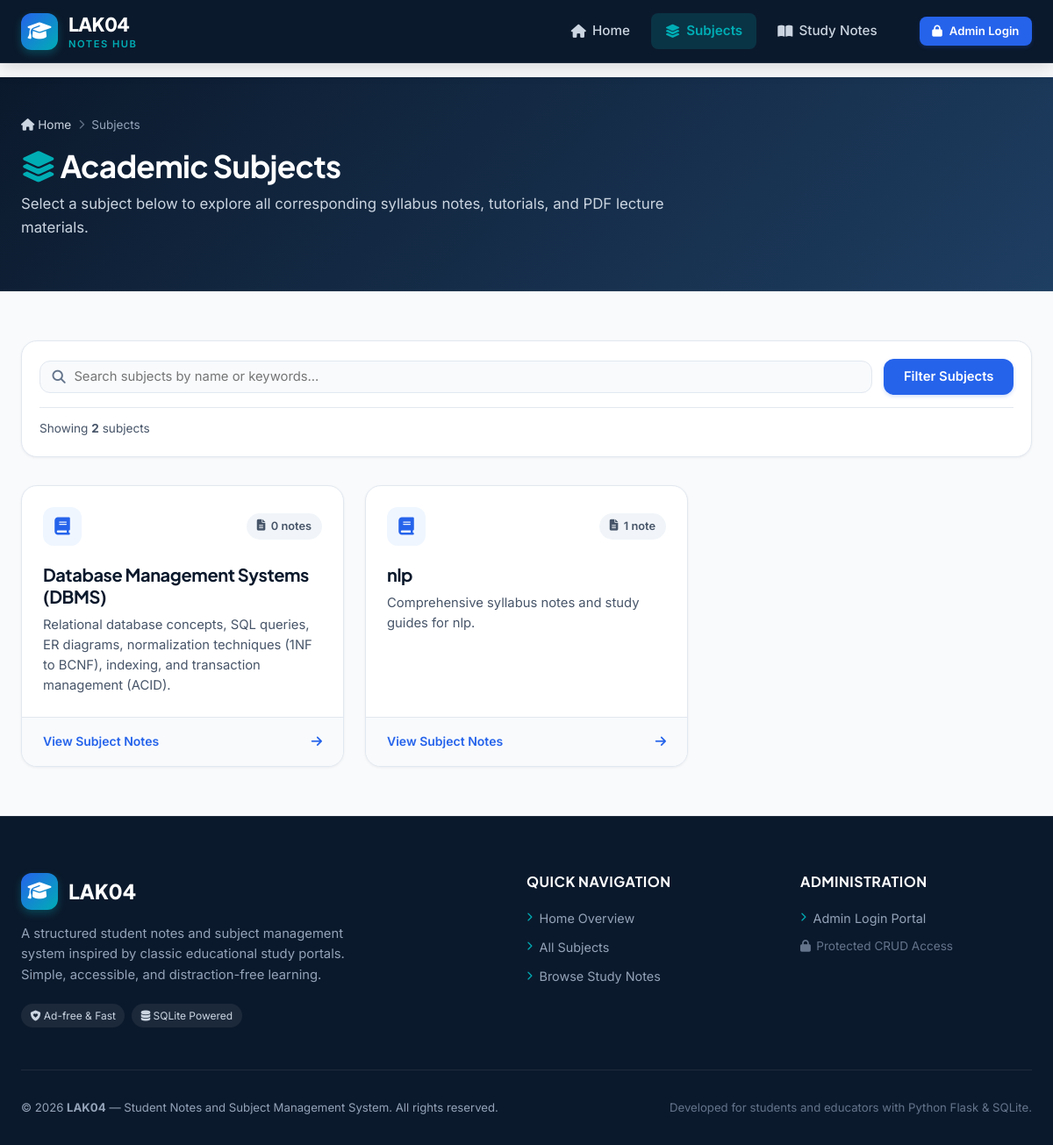
Page /subjects on the committed database.
### tables this page shows
CREATE TABLE subjects (
            id INTEGER PRIMARY KEY AUTOINCREMENT,
            name TEXT UNIQUE NOT NULL,
            description TEXT,
            created_at TIMESTAMP DEFAULT CURRENT_TIMESTAMP
        );

### app.py (the view)
@app.route('/subjects')
def subjects_list():
    search = request.args.get('search', '').strip()
    subjects = get_all_subjects(search=search if search else None)
    return render_template('subjects.html', subjects=subjects, search=search)

### app.py (called while the page is built)
def generate_csrf_token():
    if 'csrf_token' not in session:
        session['csrf_token'] = secrets.token_hex(32)
    return session['csrf_token']

@app.before_request
def csrf_protect():
    if request.method == "POST":
        token = request.form.get('csrf_token')
        expected_token = session.get('csrf_token')
        if not expected_token or not token or not secrets.compare_digest(token, expected_token):
            abort(403, description="CSRF token validation failed. Please refresh the page and try again.")

@app.context_processor
def inject_global_template_context():
    return {
        'csrf_token': generate_csrf_token(),
        'app_name': Config.APP_NAME,
        'app_tagline': Config.APP_TAGLINE,
        'current_year': datetime.now().year,
        'is_admin_logged_in': 'admin_id' in session,
        'admin_username': session.get('admin_username')
    }

### models.py (called while the page is built)
def get_db():
    if 'db' not in g:
        g.db = sqlite3.connect(
            Config.DATABASE,
            detect_types=sqlite3.PARSE_DECLTYPES
        )
        g.db.row_factory = sqlite3.Row
        g.db.execute("PRAGMA foreign_keys = ON;")
    return g.db

def get_all_subjects(search=None):
    db = get_db()
    query = """
        SELECT s.id, s.name, s.description, s.created_at,
               COUNT(n.id) AS notes_count
        FROM subjects s
        LEFT JOIN notes n ON s.id = n.subject_id
    """
    params = []
    if search:
        query += " WHERE s.name LIKE ? OR s.description LIKE ?"
        term = f"%{search.strip()}%"
        params.extend([term, term])
    query += " GROUP BY s.id ORDER BY s.name ASC"
    return db.execute(query, params).fetchall()

### templates/subjects.html (shortened to what this page needs)
{% extends "base.html" %}
{% block content %}
<div class="page-header-banner">
    <div class="content-container">
        <div class="breadcrumbs">
            <a href="{{ url_for('index') }}"><i class="fa-solid fa-house"></i> Home</a>
            <i class="fa-solid fa-chevron-right separator"></i>
            <span>Subjects</span>
        </div>
        <h1 class="page-title"><i class="fa-solid fa-layer-group text-accent"></i> Academic Subjects</h1>
        <p class="page-subtitle">Select a subject below to explore all corresponding syllabus notes, tutorials, and PDF lecture materials.</p>
    </div>
</div>
<section class="section-padding">
    <div class="content-container">
        <div class="filter-bar">
            <form action="{{ url_for('subjects_list') }}" method="GET" class="filter-search-form">
                <div class="filter-input-group">
                    <i class="fa-solid fa-magnifying-glass filter-icon"></i>
                    <input
                        type="text"
                        name="search"
                        value="{{ search }}"
                        placeholder="Search subjects by name or keywords..."
                        id="subject-search-input"
                    >
                </div>
                <button type="submit" class="btn btn-primary">Filter Subjects</button>
            </form>
            <div class="catalog-summary">
                <span>Showing <strong>{{ subjects|length }}</strong> {{ 'subject' if subjects|length == 1 else 'subjects' }}</span>
            </div>
        </div>
        {% if subjects %}
            <div class="subjects-grid">
                {% for subject in subjects %}
                    <div class="subject-card">
                        <div class="subject-card-body">
                            <div class="subject-icon-header">
                                <div class="subject-icon-badge">
                                    <i class="fa-solid fa-book"></i>
                                </div>
                                <span class="notes-count-badge">
                                    <i class="fa-solid fa-file-lines"></i> {{ subject.notes_count }} {{ 'note' if subject.notes_count == 1 else 'notes' }}
                                </span>
                            </div>
                            <h3 class="subject-name">
                                <a href="{{ url_for('subject_detail', subject_id=subject.id) }}">{{ subject.name }}</a>
                            </h3>
                            <p class="subject-desc">
                                {{ subject.description or 'Comprehensive syllabus notes and study guides for ' ~ subject.name ~ '.' }}
                            </p>
                        </div>
                        <div class="subject-card-footer">
                            <a href="{{ url_for('subject_detail', subject_id=subject.id) }}" class="subject-action-btn">
                                <span>View Subject Notes</span>
                                <i class="fa-solid fa-arrow-right"></i>
                            </a>
                        </div>
                    </div>
                {% endfor %}
            </div>
        {% endif %}
    </div>
</section>
{% endblock %}

### rows in the picture
subjects: notes_count "0", notes_count "notes", name "Database Management Systems (DBMS)", description "Relational database concepts, SQL queries, ER diagrams, normalization techniques (1NF to BCNF), indexing, and transaction management (ACID)."
subjects: notes_count "1", notes_count "note", name "nlp", description+name "Comprehensive syllabus notes and study guides for nlp."

### other values in the picture
{{ app_name }} "LAK04"
{{ subjects|length }} "2"
{{ 'subject' if subjects|length == 1 else 'subjects' }} "subjects"
